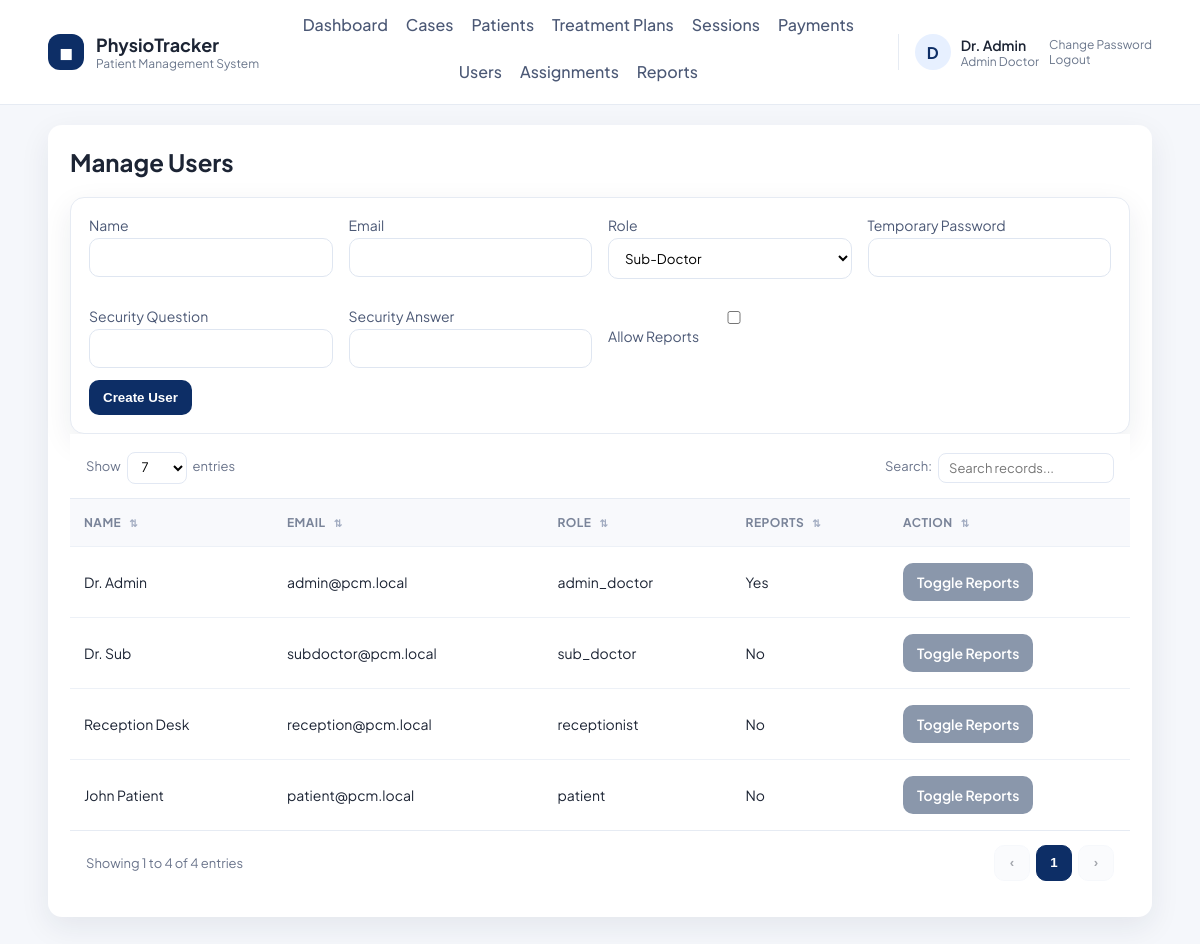
The page /admin/users.php (signed in) on the database its author committed.
### tables this page shows
CREATE TABLE users (
    id INT AUTO_INCREMENT PRIMARY KEY,
    role ENUM('admin_doctor','sub_doctor','receptionist','patient') NOT NULL,
    name VARCHAR(120) NOT NULL,
    email VARCHAR(180) NOT NULL UNIQUE,
    password_hash VARCHAR(255) NOT NULL,
    security_question VARCHAR(255) NOT NULL,
    security_answer_hash VARCHAR(255) NOT NULL,
    active TINYINT(1) NOT NULL DEFAULT 1,
    can_view_reports TINYINT(1) NOT NULL DEFAULT 1,
    created_at TIMESTAMP DEFAULT CURRENT_TIMESTAMP
);

### db.php (called while the page is built, shortened)
<?php
function db(): PDO
{
    static $pdo = null;
    if ($pdo === null) {
        $dsn = 'mysql:host=' . DB_HOST . ';dbname=' . DB_NAME . ';charset=utf8mb4';
        $pdo = new PDO($dsn, DB_USER, DB_PASS, [
            PDO::ATTR_ERRMODE => PDO::ERRMODE_EXCEPTION,
            PDO::ATTR_DEFAULT_FETCH_MODE => PDO::FETCH_ASSOC,
        ]);
    }
    return $pdo;
}

### auth.php (called while the page is built, shortened)
<?php
require_once __DIR__ . '/db.php';
require_once __DIR__ . '/helpers.php';
function current_user(): ?array
{
    $stmt = db()->prepare('SELECT * FROM users WHERE id = ?');
    $stmt->execute([$_SESSION['user_id']]);
    $user = $stmt->fetch();
    return $user ?: null;
}

### helpers.php (called while the page is built, shortened)
<?php
require_once __DIR__ . '/db.php';
function e(string $value): string
{
    return htmlspecialchars($value, ENT_QUOTES, 'UTF-8');
}

### admin/users.php (the view, shortened to what this page needs)
<?php
require_once __DIR__ . '/../auth.php';
require_once __DIR__ . '/../helpers.php';
$pdo = db();
$users = $pdo->query('SELECT id, name, email, role, can_view_reports FROM users ORDER BY created_at DESC')->fetchAll();
require __DIR__ . '/../layout/header.php';
?>
<h2>Manage Users</h2>
<form method="post">
    <div class="form-card">
        <div class="grid">
            <label>Name
                <input name="name" required>
            </label>
            <label>Email
                <input type="email" name="email" required>
            </label>
            <label>Role
                <select name="role">
                    <option value="sub_doctor">Sub-Doctor</option>
                </select>
            </label>
            <label>Temporary Password
                <input type="password" name="password" required>
            </label>
            <label>Security Question
                <input name="security_question" required>
            </label>
            <label>Security Answer
                <input name="security_answer" required>
            </label>
            <label><input type="checkbox" name="can_view_reports" value="1"> Allow Reports</label>
        </div>
        <button class="btn" type="submit">Create User</button>
    </div>
</form>
<table class="data-table" data-page-size="7">
    <thead><tr><th>Name</th><th>Email</th><th>Role</th><th>Reports</th><th>Action</th></tr></thead>
    <tbody>
    <?php foreach ($users as $u): ?>
        <tr>
            <td><?php echo e($u['name']); ?></td>
            <td><?php echo e($u['email']); ?></td>
            <td><?php echo e($u['role']); ?></td>
            <td><?php echo $u['can_view_reports'] ? 'Yes' : 'No'; ?></td>
            <td>
                <a class="btn secondary" href="users.php?toggle_reports=<?php echo $u['id']; ?>">Toggle Reports</a>
            </td>
        </tr>
    <?php endforeach; ?>
    </tbody>
</table>
<?php require __DIR__ . '/../layout/footer.php'; ?>

### layout/header.php (shortened to what this page needs)
<?php
require_once __DIR__ . '/../auth.php';
require_once __DIR__ . '/../helpers.php';
$user = current_user();
$role = $user['role'] ?? '';
$menu = [];
if ($user) {
    if ($role === 'admin_doctor') {
        $menu = [
            'Dashboard' => 'admin/dashboard.php',
            'Cases' => 'admin/cases.php',
            'Patients' => 'admin/patients.php',
            'Treatment Plans' => 'admin/treatment_plans.php',
            'Sessions' => 'admin/sessions.php',
            'Payments' => 'admin/payments.php',
            'Users' => 'admin/users.php',
            'Assignments' => 'admin/assignments.php',
        ];
        if ((int) $user['can_view_reports'] === 1) {
            $menu['Reports'] = 'admin/reports.php';
        }
    } elseif ($role === 'sub_doctor') {
        $menu = [
            'Dashboard' => 'subdoctor/dashboard.php',
            'Assigned Patients' => 'subdoctor/patients.php',
            'Session Notes' => 'subdoctor/sessions.php',
        ];
    } elseif ($role === 'receptionist') {
        $menu = [
            'Dashboard' => 'receptionist/dashboard.php',
            'Register Patients' => 'receptionist/patients.php',
            'Payments' => 'receptionist/payments.php',
        ];
    }
}
?>
<!doctype html>
<html>
<head>
    <?php $cssVersion = @filemtime(__DIR__ . '/../assets/style.css') ?: time(); ?>
    <link rel="stylesheet" href="<?php echo BASE_URL; ?>assets/style.css?v=<?php echo $cssVersion; ?>">
</head>
<body>
<header class="site-header">
    <div class="header-inner">
        <div class="brand">
            <div class="brand-mark">◼︎</div>
            <div>
                <div class="brand-title">PhysioTracker</div>
                <div class="brand-subtitle">Patient Management System</div>
            </div>
        </div>
        <nav class="main-nav">
            <?php if ($user): ?>
                <?php foreach ($menu as $label => $path): ?>
                    <a href="<?php echo BASE_URL . $path; ?>"><?php echo e($label); ?></a>
                <?php endforeach; ?>
            <?php else: ?>
                <a href="<?php echo BASE_URL; ?>login.php">Login</a>
            <?php endif; ?>
        </nav>
        <?php if ($user): ?>
            <div class="user-chip">
                <div class="user-avatar"><?php echo e(strtoupper(substr($user['name'], 0, 1))); ?></div>
                <div>
                    <div class="user-name"><?php echo e($user['name']); ?></div>
                    <div class="user-role"><?php echo e(str_replace('_', ' ', $role)); ?></div>
                </div>
                <div class="user-actions">
                    <a href="<?php echo BASE_URL; ?>change_password.php">Change Password</a>
                    <a href="<?php echo BASE_URL; ?>logout.php">Logout</a>
                </div>
            </div>
        <?php endif; ?>
    </div>
</header>
<main class="page">
    <div class="container">

### assets/style.css (style rules this page uses)
:root { --bg: #f5f7fb; --card: #ffffff; --text: #1c2434; --muted: #6b778c; --primary: #0d2e66; --primary-100: #e7f0ff; --border: #e6ebf3; --shadow: 0 10px 30px rgba(23, 36, 58, 0.08); --radius: 14px; }
* { box-sizing: border-box; }
body { font-family: "Plus Jakarta Sans", "Manrope", "Inter", Arial, sans-serif; margin: 0; background: var(--bg); color: var(--text); }
a { color: inherit; }
.site-header { background: #ffffff; border-bottom: 1px solid var(--border); position: sticky; top: 0; z-index: 20; }
.header-inner { width: 92%; max-width: 1280px; margin: 0 auto; display: flex; align-items: center; justify-content: space-between; gap: 18px; padding: 14px 0; flex-wrap: wrap; }
.brand { display: flex; align-items: center; gap: 12px; }
.brand-mark { background: var(--primary); color: #fff; width: 36px; height: 36px; display: grid; place-items: center; border-radius: 12px; font-weight: 700; }
.brand-title { font-weight: 700; font-size: 18px; }
.brand-subtitle { font-size: 12px; color: var(--muted); }
.main-nav { display: flex; gap: 18px; flex-wrap: wrap; justify-content: center; flex: 1; }
.main-nav a { text-decoration: none; font-weight: 500; color: #4b5875; padding-bottom: 6px; border-bottom: 2px solid transparent; }
.user-chip { display: flex; align-items: center; gap: 10px; border-left: 1px solid var(--border); padding-left: 16px; }
.user-avatar { width: 36px; height: 36px; border-radius: 50%; background: var(--primary-100); display: grid; place-items: center; font-weight: 700; color: var(--primary); }
.user-name { font-weight: 600; font-size: 14px; }
.user-role { font-size: 12px; color: var(--muted); text-transform: capitalize; }
.user-actions a { display: block; font-size: 12px; color: var(--muted); text-decoration: none; }
.page { padding: 20px 0 40px; }
.container { width: 92%; max-width: 1280px; margin: 0 auto; background: var(--card); padding: 22px; border-radius: var(--radius); box-shadow: var(--shadow); }
h2 { margin-top: 0; color: var(--text); font-weight: 700; }
.grid { display: grid; grid-template-columns: repeat(1, minmax(0, 1fr)); gap: 16px; }
table { width: 100%; border-collapse: separate; border-spacing: 0; }
th, td { border-bottom: 1px solid #edf1f7; padding: 16px 14px; text-align: left; font-size: 14px; white-space: nowrap; }
th { background: #f8f9fc; color: #7a8499; font-weight: 700; text-transform: uppercase; letter-spacing: 0.04em; font-size: 12px; }
th.sortable { cursor: pointer; position: relative; }
th.sortable::after { content: '⇅'; font-size: 10px; color: #a2acc1; margin-left: 8px; }
tbody tr { background: #fff; }
tbody tr:last-child td { border-bottom: 0; }
.btn { display: inline-flex; align-items: center; justify-content: center; padding: 10px 14px; background: var(--primary); color: #fff; text-decoration: none; border-radius: 10px; border: 0; cursor: pointer; font-weight: 600; white-space: nowrap; }
.btn.secondary { background: #8a97ab; }
.form-card { background: var(--card); border: 1px solid var(--border); border-radius: var(--radius); padding: 18px; box-shadow: var(--shadow); }
input, select, textarea { width: 100%; padding: 10px 12px; margin-top: 4px; border: 1px solid #dfe6f1; border-radius: 10px; background: #fff; font-family: inherit; }
label { display: block; margin-bottom: 12px; font-size: 14px; color: #4b5875; }
@media (min-width: 640px) { .grid { grid-template-columns: repeat(2, minmax(0, 1fr)); } }
@media (min-width: 768px) { .grid { grid-template-columns: repeat(4, minmax(0, 1fr)); } }

### rows shown on the page
users: name "D", name "Dr. Admin", role "Admin Doctor", email "admin@pcm.local", role "admin_doctor", can_view_reports "Yes"
users: name "Dr. Sub", email "subdoctor@pcm.local", role "sub_doctor", can_view_reports "No"
users: name "Reception Desk", email "reception@pcm.local", role "receptionist", can_view_reports "No"
users: name "John Patient", email "patient@pcm.local", role "patient", can_view_reports "No"

### other values the page prints
$label "Dashboard"
$label "Cases"
$label "Patients"
$label "Treatment Plans"
$label "Sessions"
$label "Payments"
$label "Users"
$label "Assignments"
$label "Reports"
